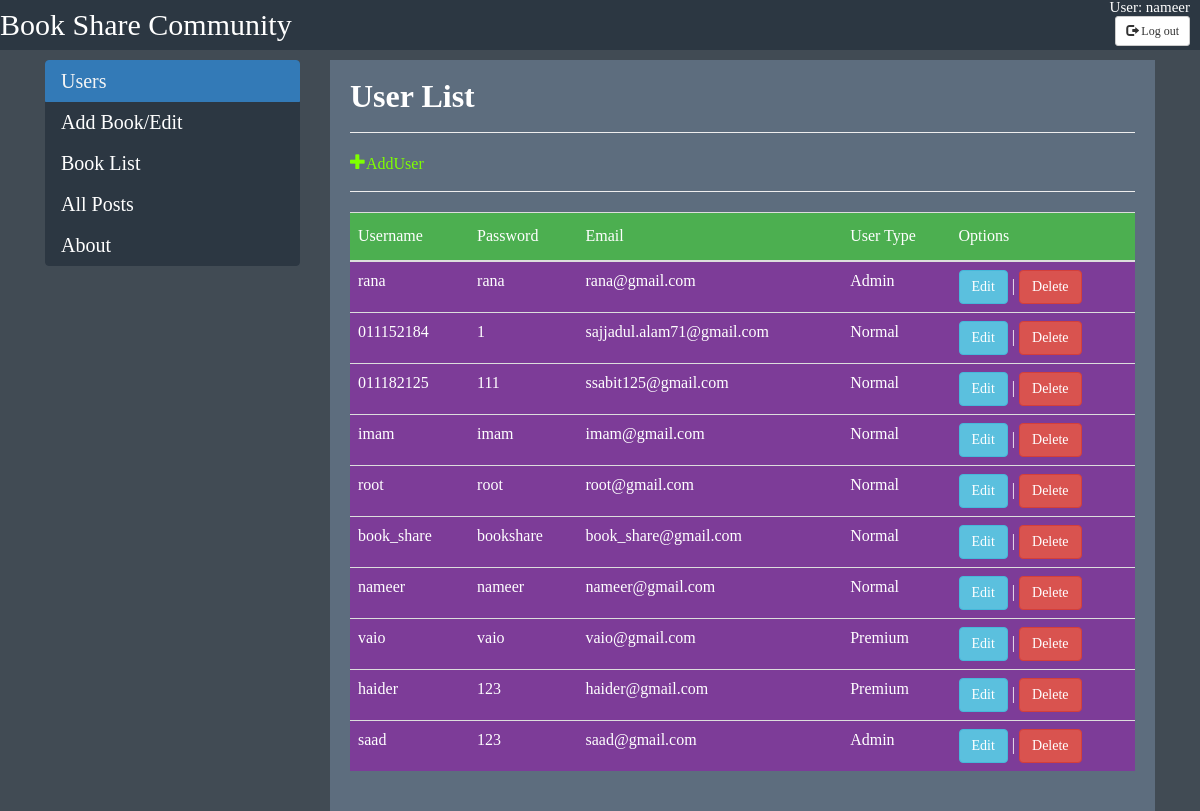
/administrator/admin.php (signed in), run on the app's committed database.
### tables this page shows
CREATE TABLE `users` (
  `id` int(25) NOT NULL,
  `first_name` varchar(50) NOT NULL,
  `last_name` varchar(50) NOT NULL,
  `gender` int(1) NOT NULL,
  `username` varchar(100) NOT NULL,
  `password` varchar(20) NOT NULL,
  `email` varchar(100) NOT NULL,
  `phone` char(11) NOT NULL,
  `public_info` text NOT NULL,
  `user_level` int(1) NOT NULL DEFAULT '1',
  `rating` varchar(25) NOT NULL
);

### administrator/admin.php (the view, shortened to what this page needs)
<?php
include_once("../client/others/config.php");
$result = mysqli_query($con, "SELECT * FROM users ORDER BY id DESC");
?>
<!doctype html>
<html>
<head>
	<link href="//maxcdn.bootstrapcdn.com/bootstrap/4.1.1/css/bootstrap.min.css" rel="stylesheet" id="bootstrap-css">
	<link rel="stylesheet" href="../css/table.css">
	 <link rel="stylesheet" href="https://maxcdn.bootstrapcdn.com/bootstrap/3.3.7/css/bootstrap.min.css">
	<link rel="stylesheet" href="../css/user.css">
</head>
<body>
	<div class="header">
		<div class="logo">
			<ul>
				<li id="logo">Book Share Community </li>
				<li id="user">User:
					<?php echo $_SESSION['u_id'];?>
				</li><br>
				<form action="admin.php" method="post">
				<li id="button"><button  name="logout" type="submit" class="btn btn-default btn-sm">
          <span class="glyphicon glyphicon-log-out"></span> Log out
        </button>
				</li>
				</form>
			</ul>
		</div>
	</div>
	<div class="container">
		<div class="row">
			<div class="col-md-3">
				<div class="list-group ">
					<a href="#" class="list-group-item list-group-item-action active">Users</a>
					<a href="add_book.php" class="list-group-item list-group-item-action">Add Book/Edit</a>
					<a href="book_list.php" class="list-group-item list-group-item-action">Book List</a>
					<a href="feed.php" class="list-group-item list-group-item-action">All Posts</a>
					<a href="about.php" class="list-group-item list-group-item-action">About</a>
				</div>
			</div>
			<div class="col-md-9">
				<div class="card">
					<div class="card-body">
						<div class="row">
							<div class="col-md-12">
								<h4>User List</h4>
								<hr>
								<a href="add_user.php" class="glyphicon glyphicon-plus"
>AddUser</a><br/>
								<hr>
							</div>
						</div>
						<div class="row">
							<div class="col-md-12">
								<form action="">
									<div class="table-responsive">
										<table class="table" id="users">
											<tbody>
												<thead>
													<th>Username</th>
													<th>Password</th>
													<th>Email</th>
													<th>User Type</th>
													<th>Options</th>
												</thead>
												 <?php
        while($res = mysqli_fetch_array($result)) {
            echo "<tr>";
            echo "<td>".$res['username']."</td>";
            echo "<td>".$res['password']."</td>";
            echo "<td>".$res['email']."</td>";
            if($res['user_level']==1)
			{
				echo "<td>"."Normal"."</td>";
			}else if($res['user_level']==2)
			{
				echo "<td>"."Premium"."</td>";
			}else if($res['user_level']==3)
			{
				echo "<td>"."Admin"."</td>";
			}else
			{
				echo "<td>"."Other"."</td>";
			}
            echo "<td><a class='btn btn-info' href=\"user_edit.php?id=$res[id]\">Edit</a> | <a class='btn btn-danger' href=\"../includes/delete_user.php?id=$res[id]\" onClick=\"return confirm('Are you sure you want to delete?')\">Delete</a></td>";
        }
        ?>
											</tbody>
										</table>
									</div>
								</form>
							</div>
						</div>
					</div>
				</div>
			</div>
		</div>
	</div>
</body>
</html>

### css/table.css (style rules this page uses)
html,body,div,span,applet,object,iframe,h1,h2,h3,h4,h5,h6,p,blockquote,pre,a,abbr,acronym,address,big,cite,code,del,dfn,em,img,ins,kbd,q,s,samp,small,strike,strong,sub,sup,tt,var,b,u,i,center,dl,dt,dd,ol,ul,li,fieldset,form,label,legend,table,caption,tbody,tfoot,thead,tr,th,td,article,aside,canvas,details,embed,figure,figcaption,footer,header,hgroup,menu,nav,output,ruby,section,summary,time,mark,audio,video { margin: 0; padding: 0; border: 0; font-size: 100%; font: inherit; vertical-align: baseline; }
body { line-height: 1; }
ol,ul { list-style: none; }
table { border-collapse: collapse; border-spacing: 0; }
#users,#books tr:nth-child(even) { background-color:dodgerblue; }
#users,#books tr:hover { background-color: #7d3c98; }
#users th { padding-top: 12px; padding-bottom: 12px; text-align: left; background-color: #4CAF50; color: white; }
.card-body { color: black; }

### css/user.css (style rules this page uses)
html,body,div,span,applet,object,iframe,h1,h2,h3,h4,h5,h6,p,blockquote,pre,a,abbr,acronym,address,big,cite,code,del,dfn,em,img,ins,kbd,q,s,samp,small,strike,strong,sub,sup,tt,var,b,u,i,center,dl,dt,dd,ol,ul,li,fieldset,form,label,legend,table,caption,tbody,tfoot,thead,tr,th,td,article,aside,canvas,details,embed,figure,figcaption,footer,header,hgroup,menu,nav,output,ruby,section,summary,time,mark,audio,video { margin: 0; padding: 0; border: 0; font-size: 100%; font: inherit; vertical-align: baseline; }
body { line-height: 1; }
ol,ul { list-style: none; }
table { border-collapse: collapse; border-spacing: 0; }
body { background-color: #414B54; font-family: Baskerville, "Palatino Linotype", Palatino, "Century Schoolbook L", "Times New Roman", "serif"; }
.header { height:50px; background-color: #2c3742; margin-bottom: 10px; }
.header ul { text-decoration: none; color: white; }
.header ul li { float:left; }
#logo { font-size:30px; margin:0px; padding:10px 0px; color:#fff; }
#user,#button { float:right; margin-right: 10px; font-size: 15px; }
.list-group-item { background-color:#2c3742; font-size: 20px; border-color: #2c3742; }
a.list-group-item, button.list-group-item { color:#FFFFFF; }
.list-group-item.active, .list-group-item.active:focus, .list-group-item.active:hover { color:whitesmoke; border-color: #337ab7; font-size: 20px; }
.card-body { background-color:#5d6d7e; color: white; border-color:#2c3742; }
button, input, select, textarea { color: black; }
.card { border:none; }
a { color:chartreuse; }
h4 { color:white; font-weight: bold; font-size: 32px; }

### data on the page
users: username "rana", password "rana", email "rana@gmail.com", user_level "Admin"
users: username "011152184", password "1", email "sajjadul.alam71@gmail.com", user_level "Normal"
users: username "011182125", password "111", email "ssabit125@gmail.com", user_level "Normal"
users: username "imam", password "imam", email "imam@gmail.com", user_level "Normal"
users: username "root", password "root", email "root@gmail.com", user_level "Normal"
users: username "book_share", password "bookshare", email "book_share@gmail.com", user_level "Normal"
users: username "nameer", password "nameer", email "nameer@gmail.com", user_level "Normal"
users: username "vaio", password "vaio", email "vaio@gmail.com", user_level "Premium"
users: username "haider", password "123", email "haider@gmail.com", user_level "Premium"
users: username "saad", password "123", email "saad@gmail.com", user_level "Admin"

### other printed values
$_SESSION['u_id'] "nameer"
